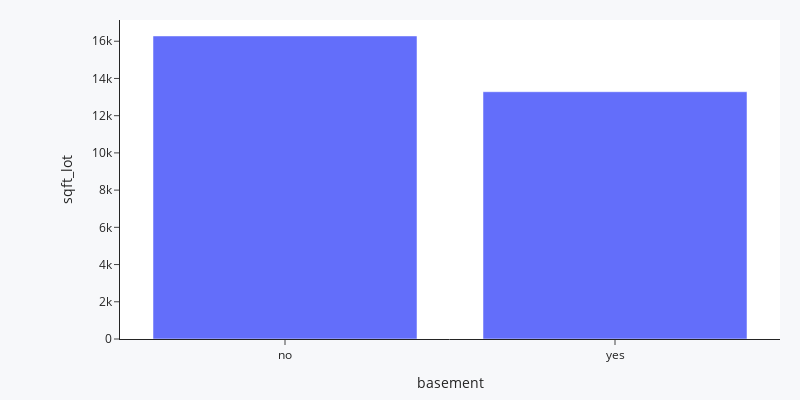

Here is the notebook cell this chart was saved with:
### Markdown cell above
##### 6.2.3 H3: Imóveis sem porão(sqrt_basement), são 40% maiores do que os imoveis com porão na média.

### Code cell
#H3: Imóveis sem porão(sqrt_basement), são 40% maiores do que os imoveis com porão na média.
h3 = df1[['basement', 'sqft_lot']].groupby(['basement']).mean().reset_index()

#Função percentual
h3_percen = calculo_percentual(df=h3, coluna='sqft_lot')
print('A Hipótese é falsa, Imóveis sem porão na media são {:.2f}% maiores que os com porão.'.format(h3_percen))

#Plot
plot_bar(df=h3, x='basement', y='sqft_lot')

### Figure 1 — Plotly figure (JSON) as saved in the notebook; plotly's stock layout.template omitted (floating-point values rounded to 4 significant figures)
{"data": [{"alignmentgroup": "True", "hovertemplate": "basement=%{x}<br>sqft_lot=%{y}<extra></extra>", "legendgroup": "", "marker": {"color": "#636efa", "pattern": {"shape": ""}}, "name": "", "offsetgroup": "", "orientation": "v", "showlegend": false, "textposition": "auto", "type": "bar", "x": ["no", "yes"], "xaxis": "x", "y": [16280.0, 13290.0], "yaxis": "y"}], "layout": {"barmode": "relative", "height": 400, "legend": {"tracegroupgap": 0}, "margin": {"b": 20, "l": 120, "r": 20, "t": 20}, "paper_bgcolor": "#f7f8fa", "width": 800, "xaxis": {"anchor": "y", "domain": [0, 1], "rangeslider": {"visible": false}, "title": {"text": "basement"}}, "yaxis": {"anchor": "x", "domain": [0, 1], "title": {"text": "sqft_lot"}}}}
